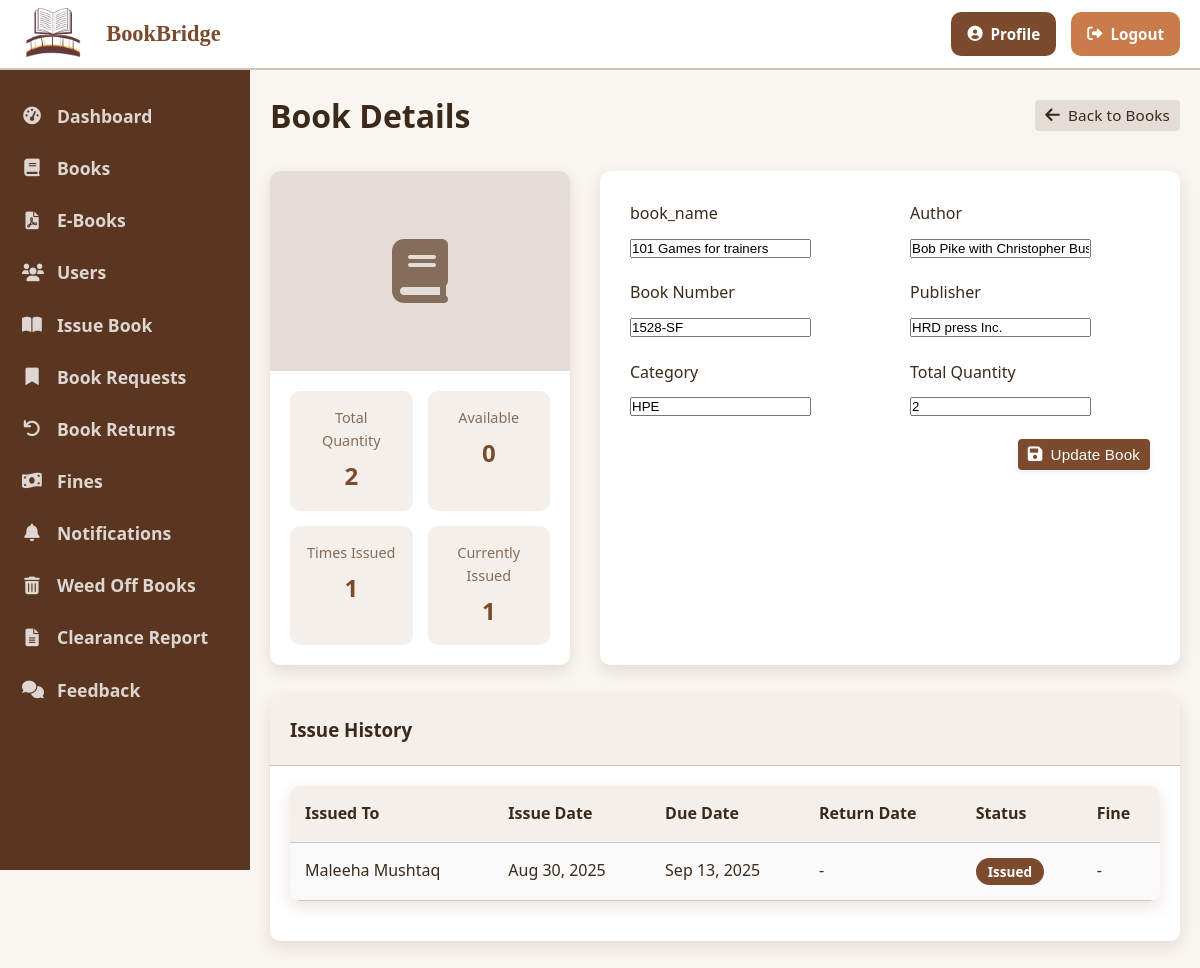
/book_details.php?id=300 (signed in), run on an earlier commit of the app's database.
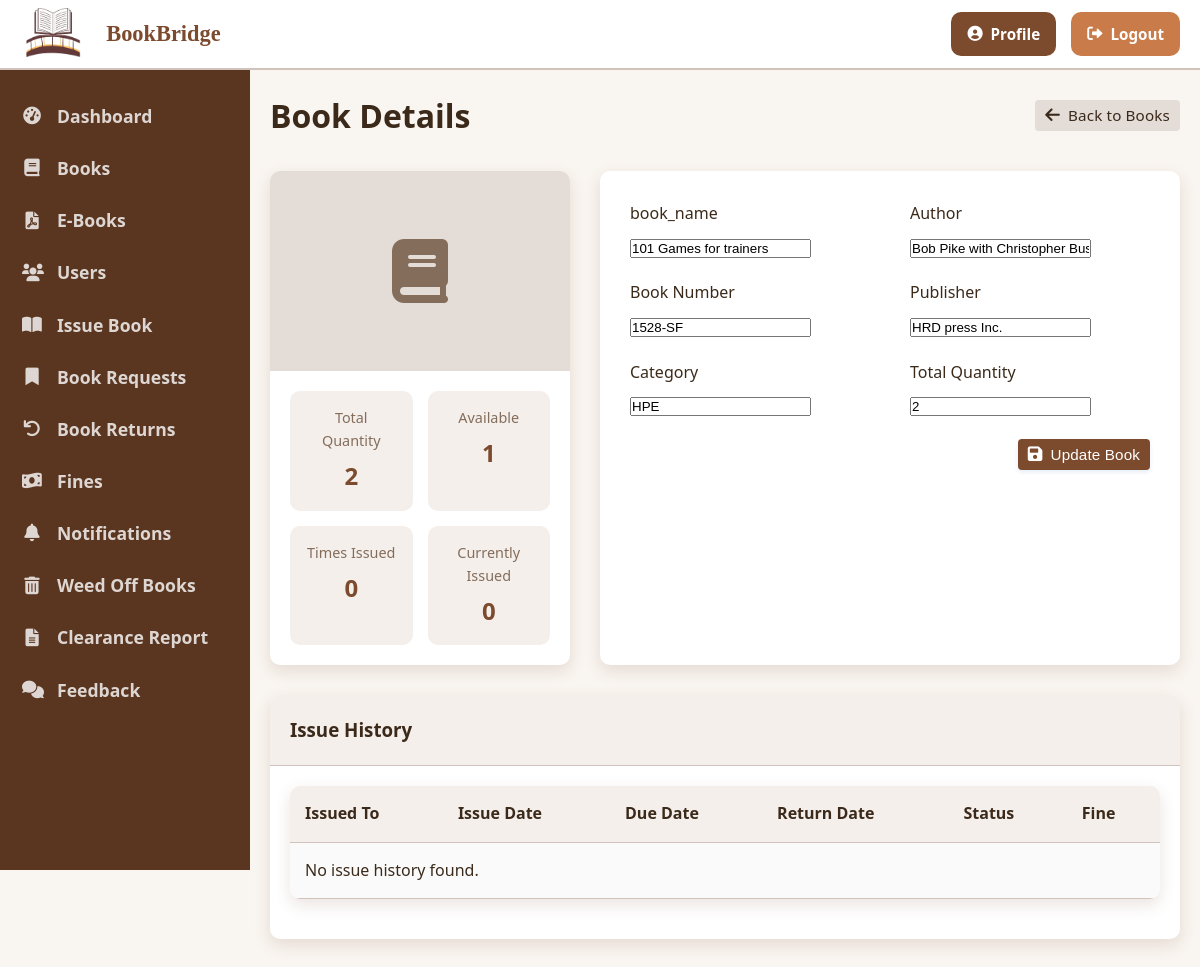
And on a later commit of the database.
### tables this page shows
CREATE TABLE `books` (
  `id` int(11) NOT NULL,
  `book_name` varchar(100) DEFAULT NULL,
  `author` varchar(100) DEFAULT NULL,
  `book_no` varchar(20) DEFAULT NULL,
  `publisher` varchar(100) DEFAULT NULL,
  `category` varchar(50) DEFAULT NULL,
  `available_quantity` int(11) NOT NULL DEFAULT 0,
  `total_quantity` int(11) NOT NULL DEFAULT 0,
  `created_at` timestamp NOT NULL DEFAULT current_timestamp(),
  `updated_at` timestamp NOT NULL DEFAULT current_timestamp() ON UPDATE current_timestamp()
);

CREATE TABLE `issued_books` (
  `id` int(11) NOT NULL,
  `book_id` int(11) NOT NULL,
  `user_id` int(11) NOT NULL,
  `issue_date` timestamp NOT NULL DEFAULT current_timestamp(),
  `return_date` date NOT NULL,
  `actual_return_date` date DEFAULT NULL,
  `status` enum('issued','returned','overdue') NOT NULL DEFAULT 'issued',
  `fine_amount` decimal(10,2) DEFAULT 0.00
);

CREATE TABLE `users` (
  `id` int(11) NOT NULL,
  `unique_id` varchar(20) DEFAULT NULL,
  `name` varchar(100) NOT NULL,
  `email` varchar(100) NOT NULL,
  `password` varchar(255) NOT NULL,
  `role` enum('librarian','student','faculty') NOT NULL,
  `department` varchar(100) DEFAULT NULL,
  `phone` varchar(20) DEFAULT NULL,
  `address` text DEFAULT NULL,
  `created_at` timestamp NOT NULL DEFAULT current_timestamp(),
  `approval_status` varchar(20) DEFAULT 'pending',
  `approved_at` timestamp NULL DEFAULT NULL,
  `rejected_at` timestamp NULL DEFAULT NULL,
  `email_verified` tinyint(1) DEFAULT 0,
  `email_verification_token` varchar(255) DEFAULT NULL
);

### book_details.php (the view, shortened to what the changed rows need)
<?php
include_once '../includes/header.php';
$bookId = isset($_GET['id']) ? (int)$_GET['id'] : 0;
$stmt = $conn->prepare("
    SELECT b.*,
           COUNT(DISTINCT ib.id) as times_issued,
           COUNT(DISTINCT CASE WHEN ib.status = 'issued' OR ib.status = 'overdue' THEN ib.id END) as currently_issued
    FROM books b
    LEFT JOIN issued_books ib
    ON b.id = ib.book_id
    WHERE b.id = ?
    GROUP BY b.id
");
$stmt->bind_param("i", $bookId);
$stmt->execute();
$result = $stmt->get_result();
$book = $result->fetch_assoc();
$stmt = $conn->prepare("
    SELECT ib.*, u.name as user_name
    FROM issued_books ib
    JOIN users u
    ON ib.user_id = u.id
    WHERE ib.book_id = ?
    ORDER BY ib.issue_date DESC
");
$stmt->bind_param("i", $bookId);
$stmt->execute();
$issueHistory = $stmt->get_result();
?>
<div class="d-flex justify-between align-center mb-4">
    <h1 class="page-title">Book Details</h1>
</div>
<div class="book-details-container">
    <div class="book-info-card">
        <div class="book-stats">
            <div class="stat-item">
                <span class="stat-label">Total Quantity</span>
                <span class="stat-value"><?php echo $book['total_quantity']; ?></span>
            </div>
            <div class="stat-item">
                <span class="stat-label">Available</span>
                <span class="stat-value"><?php echo $book['available_quantity']; ?></span>
            </div>
            <div class="stat-item">
                <span class="stat-label">Times Issued</span>
                <span class="stat-value"><?php echo $book['times_issued']; ?></span>
            </div>
            <div class="stat-item">
                <span class="stat-label">Currently Issued</span>
                <span class="stat-value"><?php echo $book['currently_issued']; ?></span>
            </div>
        </div>
    </div>
    <div class="book-details-form">
        <form action="" method="POST">
            <div class="form-row">
                <div class="form-col">
                    <div class="form-group">
                        <label for="book_name">book_name</label>
                        <input type="text" id="book_name" name="book_name" value="<?php echo htmlspecialchars($book['book_name']); ?>" required>
                    </div>
                </div>
                <div class="form-col">
                    <div class="form-group">
                        <label for="author">Author</label>
                        <input type="text" id="author" name="author" value="<?php echo htmlspecialchars($book['author']); ?>" required>
                    </div>
                </div>
            </div>
            <div class="form-row">
                <div class="form-col">
                    <div class="form-group">
                        <label for="book_no">Book Number</label>
                        <input type="text" id="book_no" name="book_no" value="<?php echo htmlspecialchars($book['book_no']); ?>">
                    </div>
                </div>
                <div class="form-col">
                    <div class="form-group">
                        <label for="publisher">Publisher</label>
                        <input type="text" id="publisher" name="publisher" value="<?php echo htmlspecialchars($book['publisher']); ?>">
                    </div>
                </div>
            </div>
            <div class="form-row">
                <div class="form-col">
                    <div class="form-group">
                        <label for="category">Category</label>
                        <input type="text" id="category" name="category" value="<?php echo htmlspecialchars($book['category']); ?>">
                    </div>
                </div>
                <div class="form-col">
                    <div class="form-group">
                        <label for="quantity">Total Quantity</label>
                        <input type="number" id="quantity" name="quantity" value="<?php echo $book['total_quantity']; ?>" required>
                    </div>
                </div>
            </div>
        </form>
    </div>
</div>
<div class="card mt-4">
    <div class="card-body">
        <div class="table-container">
            <table class="table table-striped">
                <thead>
                    <tr>
                        <th>Issued To</th>
                        <th>Issue Date</th>
                        <th>Due Date</th>
                        <th>Return Date</th>
                        <th>Status</th>
                        <th>Fine</th>
                    </tr>
                </thead>
                <tbody>
                    <?php if ($issueHistory->num_rows > 0): ?>
                        <?php while ($issue = $issueHistory->fetch_assoc()): ?>
                            <tr>
                                <td><?php echo htmlspecialchars($issue['user_name']); ?></td>
                                <td><?php echo date('M d, Y', strtotime($issue['issue_date'])); ?></td>
                                <td><?php echo date('M d, Y', strtotime($issue['return_date'])); ?></td>
                                <td>
                                    <?php
                                    if ($issue['actual_return_date']) {
                                        echo date('M d, Y', strtotime($issue['actual_return_date']));
                                    } else {
                                        echo '-';
                                    }
                                    ?>
                                </td>
                                <td>
                                    <?php
                                    switch ($issue['status']) {
                                        case 'issued':
                                            echo '<span class="badge badge-primary">Issued</span>';
                                            break;
                                    }
                                    ?>
                                </td>
                                <td>
                                    <?php
                                    if ($issue['fine_amount'] > 0) {
                                        echo '$' . number_format($issue['fine_amount'], 2);
                                    } else {
                                        echo '-';
                                    }
                                    ?>
                                </td>
                            </tr>
                        <?php endwhile; ?>
                    <?php else: ?>
                        <tr>
                            <td colspan="6" class="text-center">No issue history found.</td>
                        </tr>
                    <?php endif; ?>
                </tbody>
            </table>
        </div>
    </div>
</div>
<?php
include_once '../includes/footer.php';
?>

What changed in the data, as far as the page shows it:
removed issued_books: user.name "Maleeha Mushtaq", issue_date "Aug 30, 2025", return_date "Sep 13, 2025", status "Issued"
changed books "101 Games for trainers": available_quantity "0" → "1"
Also different on the page:
$book['times_issued']: "1" → "0"
$book['currently_issued']: "1" → "0"
text now shown: "No issue history found."
